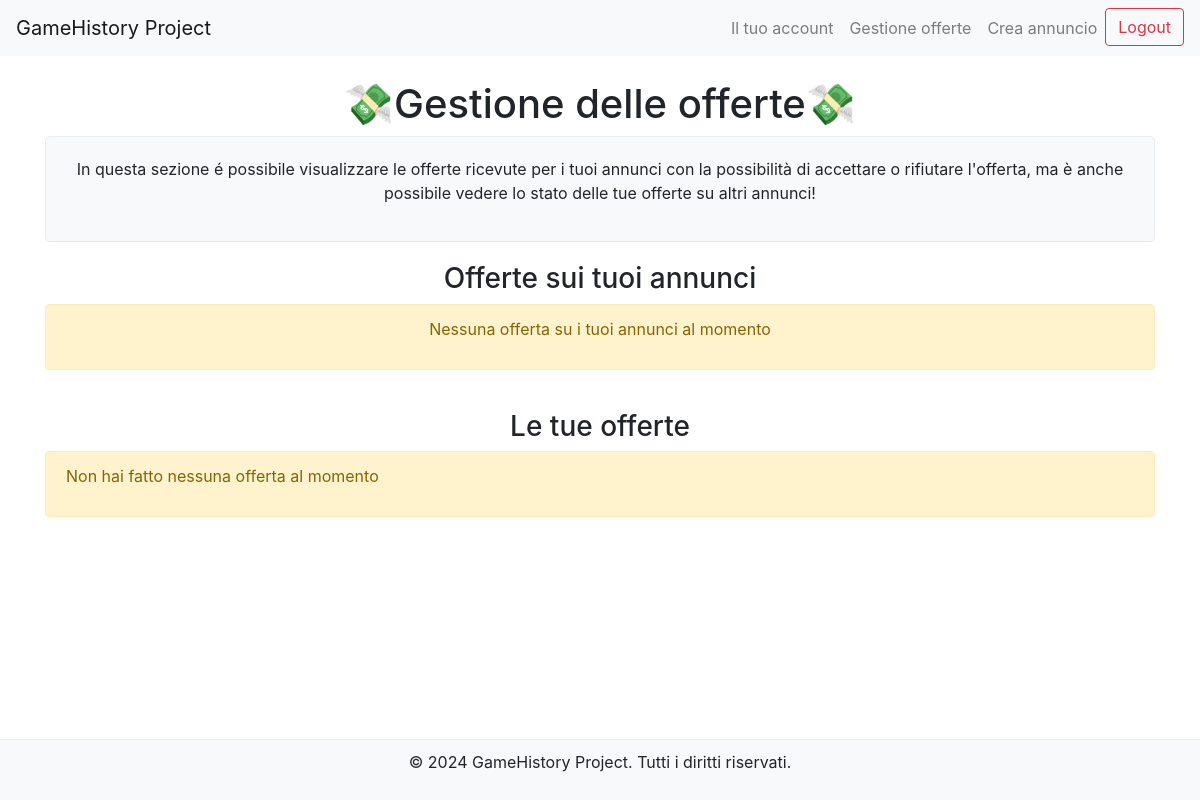
The app's page /manage_offers/ (signed in), older data.
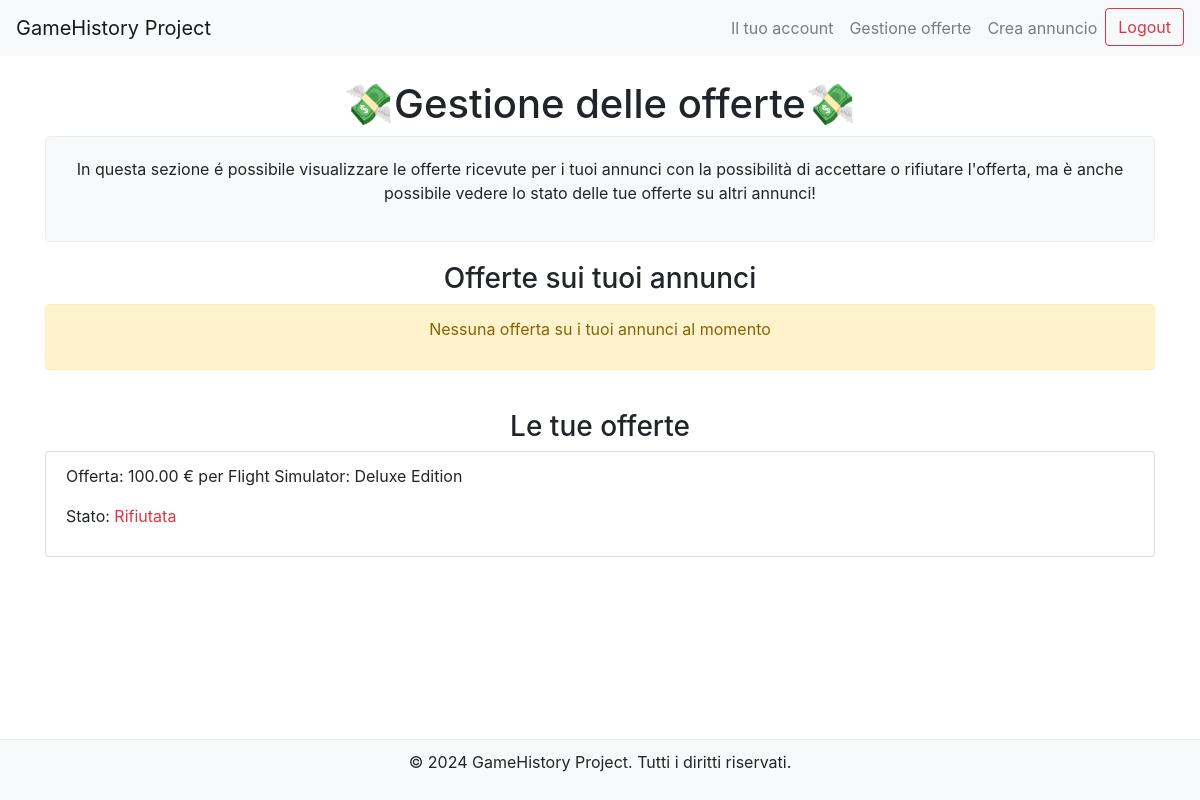
The same page, newer data.
### marketplace/models.py (models this page shows, shortened)
class Offer(models.Model):
    listing = models.ForeignKey(Listing, on_delete=models.CASCADE, related_name='offers')
    user = models.ForeignKey(User, on_delete=models.CASCADE)
    offer_price = models.DecimalField(max_digits=10, decimal_places=2)
    accepted = models.BooleanField(null=True, blank=True)
    created_at = models.DateTimeField(auto_now_add=True)

class Listing(models.Model):
    user = models.ForeignKey(User, on_delete=models.CASCADE)  # Foreign Key sullo user
    game = models.ForeignKey(Game, on_delete=models.CASCADE)  # Foreign Key sul gioco collegato
    price = models.DecimalField(max_digits=10, decimal_places=2) # campo del prezzo
    quantity = models.PositiveIntegerField(default=1)  # campo della quantità disponibile dell'annuncio
    created_at = models.DateTimeField(auto_now_add=True)  # campo che riguarda la data di pubblicazione)
    is_available = models.BooleanField(default=True)  # campo che riguarda la disponibilità per la visione sulla home principale

class Game(models.Model):
    title = models.CharField(max_length=100)
    release_date = models.DateField()
    genre = models.CharField(max_length=50)
    category = models.CharField(max_length=50)
    platform = models.CharField(max_length=50)
    description = models.TextField()

### marketplace/views.py (the view)
# urls.py: path('manage_offers/', views.manage_offers, name='manage_offers'),
@login_required
def manage_offers(request):
    listings_as_seller = Listing.objects.filter(user=request.user)
    offers_as_seller = Offer.objects.filter(listing__in=listings_as_seller)
    offers_as_buyer = Offer.objects.filter(user=request.user)
    return render(request, 'marketplace/manage_offers.html', {
        'offers_as_seller': offers_as_seller,
        'offers_as_buyer': offers_as_buyer,
        }
    )

### marketplace/templates/marketplace/manage_offers.html (shortened to what this page needs)
<!DOCTYPE html>
<html lang="en">
<head>
    <link href="https://stackpath.bootstrapcdn.com/bootstrap/4.5.2/css/bootstrap.min.css" rel="stylesheet">
</head>
<body>
    <nav class="navbar navbar-expand-lg navbar-light bg-light">
        <a class="navbar-brand" href="{% url 'home'%}">GameHistory Project</a>
        <div class="collapse navbar-collapse" id="navbarNav">
            <ul class="navbar-nav ml-auto">
                {% if user.is_authenticated %}
                    <li class="nav-item">
                        <a class="nav-link" href="{% url 'user_profile' %}">Il tuo account</a>
                    </li>
                    <li class="nav-item">
                        <a class="nav-link" href="{% url 'manage_offers' %}">Gestione offerte</a>
                    </li>
                    <li class="nav-item">
                        <a class="nav-link" href="{% url 'create_listing' %}">Crea annuncio</a>
                    </li>
                    <li class="nav-item">
                        <form method="post" action="{% url 'logout' %}" class="form-inline">
                            <button type="submit" class="btn btn-outline-danger">Logout</button>
                        </form>
                    </li>
                {% endif %}
            </ul>
        </div>
    </nav>
    <div class="container mt-4">
        <h1><center>💸Gestione delle offerte💸</center></h1>
        <div class="description-box">
            <center><p>In questa sezione é possibile visualizzare le offerte ricevute per i tuoi annunci con la possibilità di accettare o rifiutare l'offerta, ma è anche possibile vedere lo stato delle tue offerte su altri annunci!</p></center>
        </div>
        <center><h3>Offerte sui tuoi annunci</h3></center>
        <ul class="list-group">
        {% if offer_as_seller%}
            {% for offer in offers_as_seller %}
                <li class="list-group-item">
                    <p>Offerta: {{ offer.offer_price }} € di {{ offer.user.username }} per {{ offer.listing.game.title }}</p>
                    <p>Stato:
                        {% if offer.accepted is None %}
                            <span class="text-warning">In attesa</span>
                        {% elif offer.accepted %}
                            <span class="text-success">Accettata</span>
                        {% else %}
                            <span class="text-danger">Rifiutata</span>
                        {% endif %}
                    </p>
                    {% if offer.accepted is None %}
                        <a href="{% url 'respond_to_offer' offer.id 'accept' %}" class="btn btn-success btn-sm">Accetta</a>
                        <a href="{% url 'respond_to_offer' offer.id 'reject' %}" class="btn btn-danger btn-sm">Rifiuta</a>
                    {% endif %}
                </li>
            {% endfor %}
        {% else %}
            <div class="alert alert-warning">
                <center><p>Nessuna offerta su i tuoi annunci al momento</p></center>
            </div>
        {% endif %}
        </ul>
        <center><h3>Le tue offerte</h3></center>
        <ul class="list-group">
        {% if offers_as_buyer %}
            {% for offer in offers_as_buyer %}
                <li class="list-group-item">
                    <p>Offerta: {{ offer.offer_price }} € per {{ offer.listing.game.title }}</p>
                    <p>Stato:
                        {% if offer.accepted is None %}
                            <span class="text-warning">In attesa</span>
                        {% elif offer.accepted %}
                            <span class="text-success">Accettata</span>
                        {% else %}
                            <span class="text-danger">Rifiutata</span>
                        {% endif %}
                    </p>
                </li>
            {% endfor %}
        {% else %}
            <div class="alert alert-warning">
                <p>Non hai fatto nessuna offerta al momento</p>
            </div>
        {% endif %}
        </ul>
    </div>
    <footer class="footer">
        <p>&copy; 2024 GameHistory Project. Tutti i diritti riservati.</p>
    </footer>
</body>
</html>

Row changes from the older to the newer data that the page shows:
added Offer: offer_price "100.00", listing.game "Flight Simulator: Deluxe Edition", accepted "Rifiutata"
Text that changed along with them:
text no longer shown: "Non hai fatto nessuna offerta al momento"
